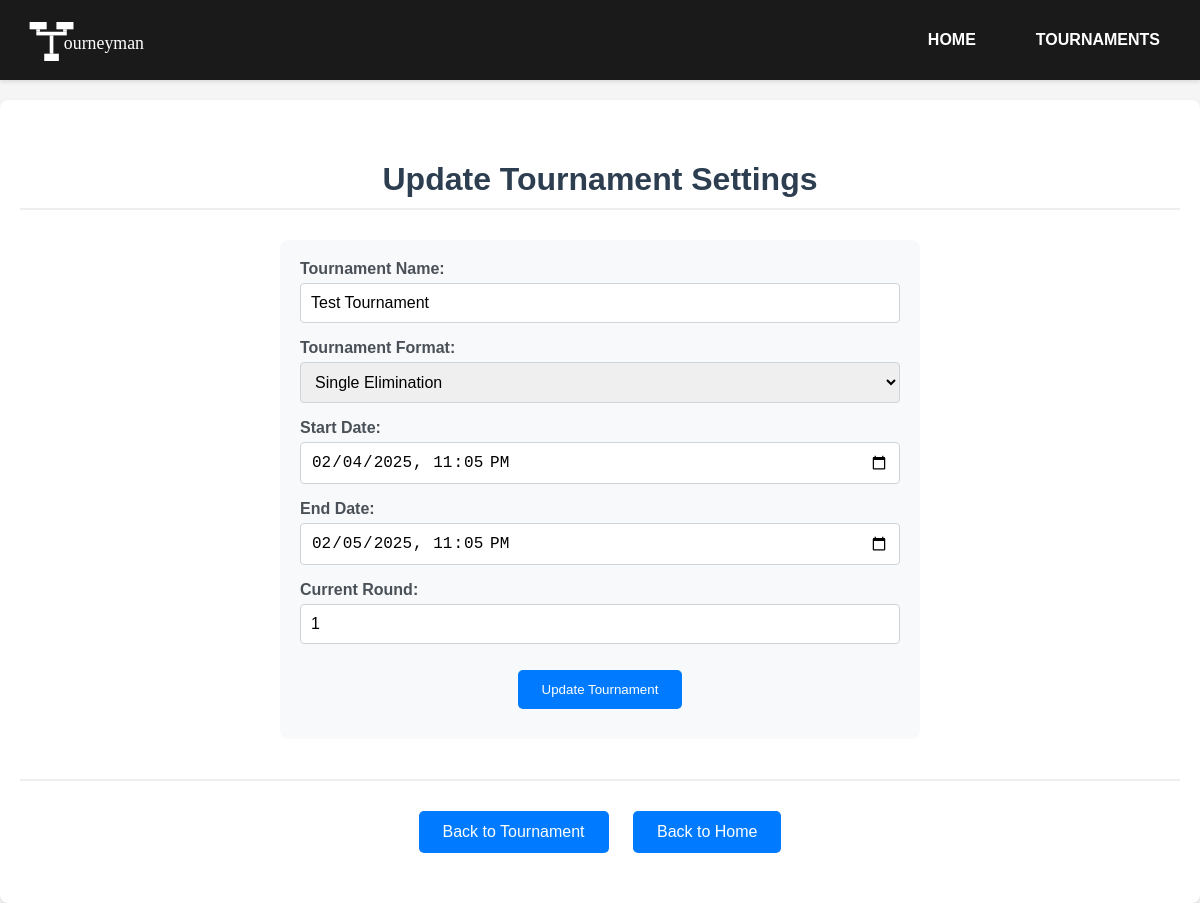
The app's page /tournaments/1738739105517/update with its own data.
### app.py (models this page shows, shortened)
class Tournament(db.Model):
    id = db.Column(db.Integer, primary_key=True)
    tournament_id = db.Column(db.Integer, nullable=False, unique=True)
    name = db.Column(db.String(100), nullable=False)
    tFormat = db.Column(db.String(80), nullable=False)
    status = db.Column(db.String(20), nullable=False, default='PENDING')  # PENDING, ACTIVE, COMPLETED
    start_date = db.Column(db.DateTime, nullable=False)
    end_date = db.Column(db.DateTime, nullable=True)
    current_winners_round = db.Column(db.Integer, default=1)
    current_losers_round = db.Column(db.Integer, default=0)  # 0 means no losers bracket yet
    current_round = db.Column(db.Integer, default=1)  # For non-bracket formats
    contestants = db.relationship('Contestant', backref='tournament', lazy=True)
    matches = db.relationship('MatchResult', backref='tournament', lazy=True)

### app.py (the view)
@app.route('/tournaments/<int:tournament_id>/update')
def update_tournament_page(tournament_id):
    tournament = Tournament.query.filter_by(tournament_id=tournament_id).first_or_404()
    return render_template('update_tournament.html', tournament=tournament)

### templates/update_tournament.html (shortened to what this page needs)
{% extends "base.html" %}
{% block content %}
<div class="container">
    <h1>Update Tournament Settings</h1>
    <div class="form-section">
        <form action="{{ url_for('update_tournament', tournament_id=tournament.tournament_id) }}" method="POST">
            <div class="form-group">
                <label for="name">Tournament Name:</label>
                <input type="text" id="name" name="name" value="{{ tournament.name }}" required>
            </div>
            <div class="form-group">
                <label for="format">Tournament Format:</label>
                <select id="format" name="format">
                    <option value="single_elimination" {% if tournament.tFormat == 'single_elimination' %}selected{% endif %}>Single Elimination</option>
                </select>
            </div>
            <div class="form-group">
                <label for="start_date">Start Date:</label>
                <input type="datetime-local" id="start_date" name="start_date" value="{{ tournament.start_date.strftime('%Y-%m-%dT%H:%M') }}">
            </div>
            <div class="form-group">
                <label for="end_date">End Date:</label>
                <input type="datetime-local" id="end_date" name="end_date" value="{{ tournament.end_date.strftime('%Y-%m-%dT%H:%M') }}">
            </div>
            <div class="form-group">
                <label for="current_round">Current Round:</label>
                <input type="number" id="current_round" name="current_round" value="{{ tournament.current_round }}" min="1">
            </div>
            <button type="submit" class="button">Update Tournament</button>
        </form>
    </div>
    <div class="navigation">
        <a href="{{ url_for('tournament_details', tournament_id=tournament.tournament_id) }}" class="link">Back to Tournament</a>
        <a href="{{ url_for('index') }}" class="link">Back to Home</a>
    </div>
</div>
{% endblock %}

### static/css/style.css (style rules this page uses)
body { font-family: Arial, sans-serif; margin: 0; padding-top: 100px; background-color: #f5f5f5; color: #333; }
.container { max-width: 1200px; margin: 0 auto; padding: 40px 20px; background-color: white; border-radius: 8px; box-shadow: 0 2px 4px rgba(0, 0, 0, 0.1); text-align: center; }
h1 { color: #2c3e50; margin-bottom: 30px; padding-bottom: 10px; border-bottom: 2px solid #eee; }
.button, .link { display: inline-block; margin: 10px; padding: 12px 24px; background-color: #007BFF; color: white; text-decoration: none; border-radius: 5px; border: none; cursor: pointer; transition: background-color 0.2s; }
.form-section { max-width: 600px; margin: 0 auto; padding: 20px; background-color: #f8f9fa; border-radius: 8px; }
.form-group { margin-bottom: 1em; width: 100%; text-align: left; }
.form-group label { display: block; margin-bottom: 5px; color: #495057; font-weight: bold; }
.form-group input, .form-group select { max-width: 100%; box-sizing: border-box; width: 100%; padding: 10px; border: 1px solid #ced4da; border-radius: 4px; font-size: 16px; }
.navigation { margin-top: 40px; padding-top: 20px; border-top: 2px solid #eee; }

### records on screen
Tournament: name "Test Tournament", format "Single Elimination", start_date "02/04/2025 23:05", end_date "02/05/2025 23:05", current_round "1"
